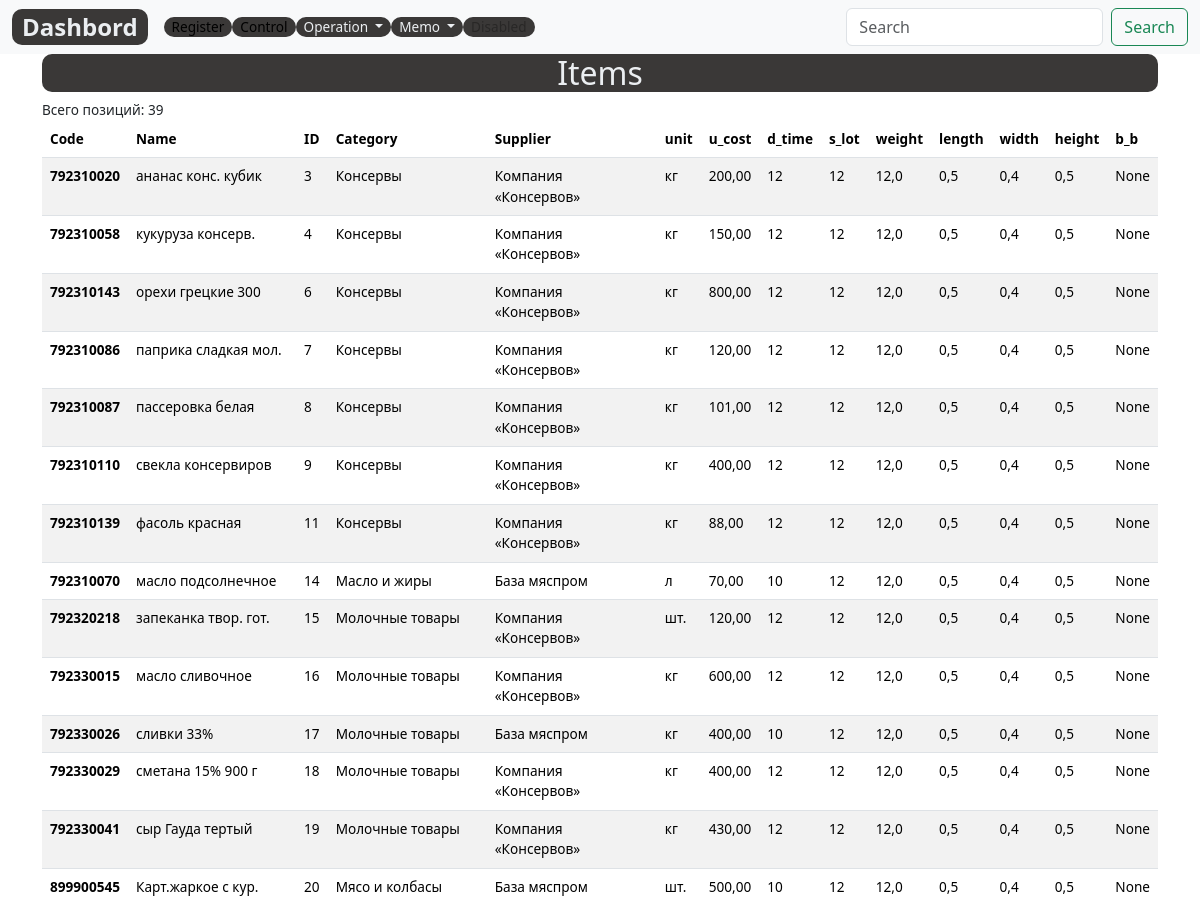
Page /items-list/ (upper part) on the earlier database version.
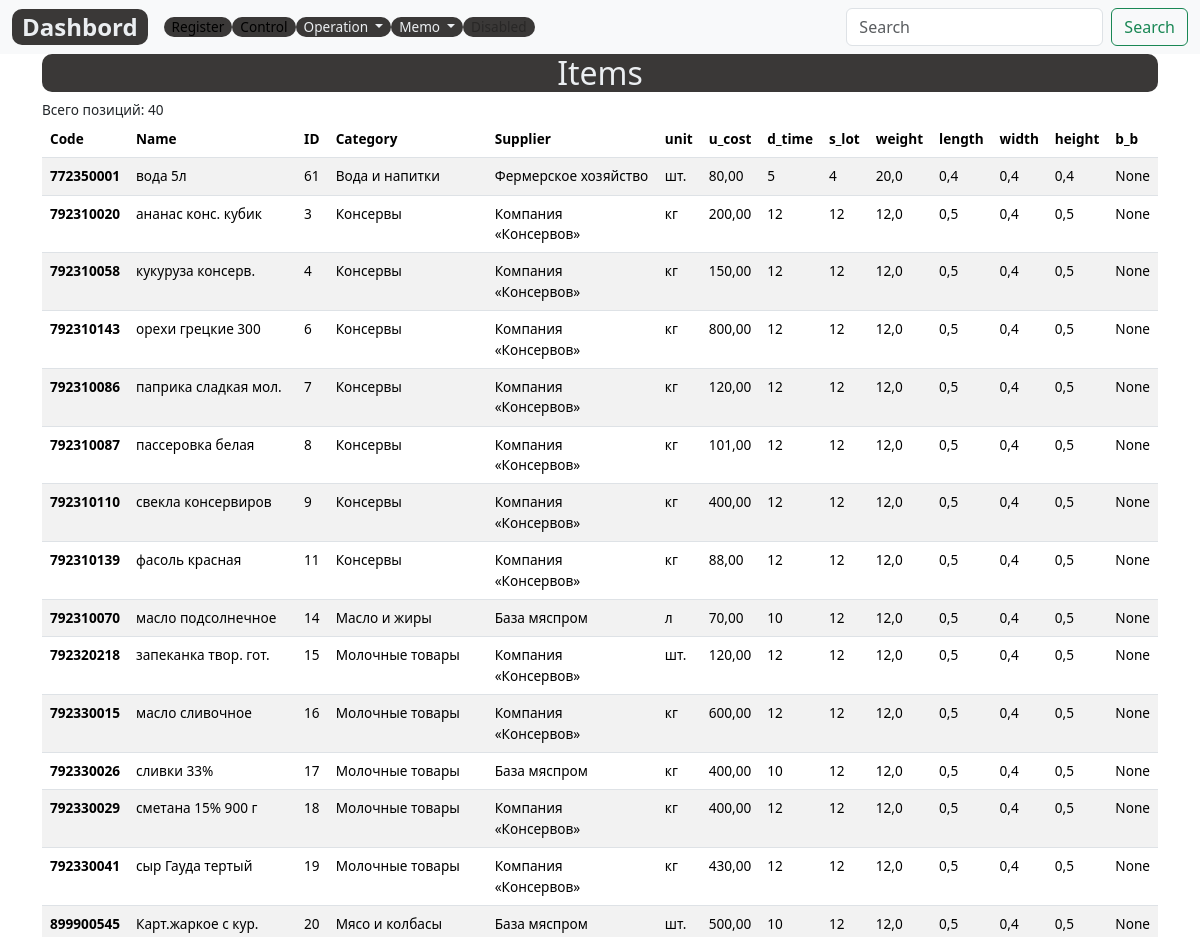
Same page on the later database version.
### register/models.py (models this page shows, shortened)
class Item(models.Model):
    code=models.DecimalField(max_digits=12, unique=True, help_text="Не более 12 знаков",decimal_places=0,null=True,verbose_name='Код')
    name = models.CharField(max_length=200, help_text="Не более 200 знаков", unique=True,db_index=True)
    category = models.ForeignKey(
        CategoryItem, related_name='item', on_delete=models.CASCADE)
    supplier=models.ForeignKey(Supplier, related_name='item',on_delete=models.CASCADE)
    unit = models.CharField(max_length=50, help_text="Не более 50 знаков", choices=UNITS ) # pounds, lbs, oz ,grams, etc
    unit_cost = models.DecimalField(max_digits=10, help_text="Не более 10 знаков",decimal_places=2)
    description = models.TextField(blank=True, null=True)
    slug= models.SlugField(max_length=255, verbose_name='Url', unique=True)
    delivery_time = models.IntegerField(verbose_name='Дней', null=True)
    supply_lot = models.IntegerField(verbose_name='lot', null=True)
    lot_weight= models.FloatField(verbose_name='weight', blank=True, null=True)
    lot_length=models.FloatField(verbose_name='length', blank=True, null=True)
    lot_width = models.FloatField(verbose_name='width', blank=True, null=True)
    lot_height = models.FloatField(verbose_name='height', blank=True, null=True)
    best_befor = models.IntegerField(blank=True, null=True)
    created_date= models.DateField(auto_now_add=True, verbose_name='Создан',null=True)
    updated_date = models.DateField(auto_now=True,  verbose_name='Изменен', null=True)
    class Meta:
        ordering = ['category','name']
        verbose_name = 'Товар'
        verbose_name_plural = 'Товары'

class CategoryItem(models.Model):
    code= models.DecimalField(max_digits=5, help_text="Не более 5 цифр", decimal_places=0, unique=True,verbose_name='Код')
    name = models.CharField(max_length=200, help_text="Не более 200 знаков", db_index=True, verbose_name='Категория')
    slug= models.SlugField(max_length=255, verbose_name='Url', unique=True)
    class Meta:
        ordering = ['name']
        verbose_name = 'Категория товара'
        verbose_name_plural = 'Категории товаров'
    def __str__(self):
        return self.name

class Supplier(models.Model):
    code=models.CharField(max_length=4, null=True)
    name = models.CharField(max_length=200, help_text="Не более 200 знаков",db_index=True)
    slug= models.SlugField(max_length=255, verbose_name='Url', unique=True)
    address = models.CharField(max_length=220)
    contact=models.CharField(max_length=250, null=True)
    created_date = models.DateField(auto_now_add=True)
    class Meta:
        ordering = ['name']
        verbose_name = 'Поставщик'
        verbose_name_plural = 'Поставщики'
    def __str__(self):
        return self.name

### register/views.py (the view)
# urls.py: path('items-list/', ItemsListView.as_view(), name='items-list'),
class ItemsListView(ListView):
    model=Item
    template_name = 'register/items/items.html'
    context_object_name = 'items'

### register/templates/register/items/items.html (shortened to what this page needs)
{% extends 'base_simple.html' %}
{% load static %}
{% block content %}
<div class="container">
  <h2 class="custom">Items </h2>
  Всего позиций: {{items.count}}
  <table class="table table-striped">
    <thead>
      <tr>
        <th scope="col">Code</th>
        <th scope="col">Name</th>
        <th scope="col">ID</th>
        <th scope="col">Category</th>
        <th scope="col">Supplier</th>
        <th scope="col">unit</th>
        <th scope="col">u_cost</th>
        <th scope="col">d_time</th>
        <th scope="col">s_lot</th>
        <th scope="col">weight</th>
        <th scope="col">length</th>
        <th scope="col">width</th>
        <th scope="col">height</th>
        <th scope="col">b_b</th>
      </tr>
    </thead>
    <tbody>
      {% for item in items%}
      <tr>
        <th scope="row">{{item.code}}</th>
        <td>{{item.name}}</td>
        <td>{{item.id}}</td>
        <td>{{item.category}}</td>
        <td>{{item.supplier}}</td>
        <td>{{item.unit}}</td>
        <td>{{item.unit_cost}}</td>
        <td>{{item.delivery_time}}</td>
        <td>{{item.supply_lot}}</td>
        <td>{{item.lot_weight}}</td>
        <td>{{item.lot_length}}</td>
        <td>{{item.lot_width}}</td>
        <td>{{item.lot_height}}</td>
        <td>{{item.best_befor}}</td>
      </tr>
      {% endfor %}
    </tbody>
  </table>
</div>
{% endblock %}

Differences in the rows shown:
added Item: code "772350001", name "вода 5л", id "61", category "Вода и напитки", supplier "Фермерское хозяйство", unit "шт.", unit_cost "80,00", delivery_time "5", supply_lot "4", lot_weight "20,0", lot_length "0,4", lot_width "0,4", lot_height "0,4", best_befor "None"
Other differences:
{{ items.count }}: "39" → "40"
